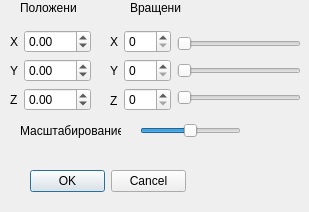
<?xml version="1.0" encoding="UTF-8"?>
<ui version="4.0">
 <class>moveDialog</class>
 <widget class="QDialog" name="moveDialog">
  <property name="geometry">
   <rect>
    <x>0</x>
    <y>0</y>
    <width>309</width>
    <height>212</height>
   </rect>
  </property>
  <property name="windowTitle">
   <string>Положение объекта</string>
  </property>
  <widget class="QDialogButtonBox" name="buttonBox">
   <property name="geometry">
    <rect>
     <x>30</x>
     <y>170</y>
     <width>156</width>
     <height>23</height>
    </rect>
   </property>
   <property name="orientation">
    <enum>Qt::Horizontal</enum>
   </property>
   <property name="standardButtons">
    <set>QDialogButtonBox::Cancel|QDialogButtonBox::Ok</set>
   </property>
  </widget>
  <widget class="QWidget" name="layoutWidget">
   <property name="geometry">
    <rect>
     <x>10</x>
     <y>30</y>
     <width>81</width>
     <height>81</height>
    </rect>
   </property>
   <layout class="QHBoxLayout" name="horizontalLayout_3">
    <item>
     <layout class="QVBoxLayout" name="verticalLayout">
      <item>
       <widget class="QLabel" name="label">
        <property name="text">
         <string>X</string>
        </property>
       </widget>
      </item>
      <item>
       <widget class="QLabel" name="label_2">
        <property name="text">
         <string>Y</string>
        </property>
       </widget>
      </item>
      <item>
       <widget class="QLabel" name="label_3">
        <property name="text">
         <string>Z</string>
        </property>
       </widget>
      </item>
     </layout>
    </item>
    <item>
     <layout class="QVBoxLayout" name="verticalLayout_2">
      <item>
       <widget class="QDoubleSpinBox" name="doubleSpinBox">
        <property name="minimum">
         <double>-200.000000000000000</double>
        </property>
        <property name="maximum">
         <double>200.000000000000000</double>
        </property>
       </widget>
      </item>
      <item>
       <widget class="QDoubleSpinBox" name="doubleSpinBox_2">
        <property name="minimum">
         <double>-200.000000000000000</double>
        </property>
        <property name="value">
         <double>0.000000000000000</double>
        </property>
       </widget>
      </item>
      <item>
       <widget class="QDoubleSpinBox" name="doubleSpinBox_3">
        <property name="minimum">
         <double>-200.000000000000000</double>
        </property>
        <property name="maximum">
         <double>200.000000000000000</double>
        </property>
       </widget>
      </item>
     </layout>
    </item>
   </layout>
  </widget>
  <widget class="QLabel" name="label_8">
   <property name="geometry">
    <rect>
     <x>130</x>
     <y>0</y>
     <width>51</width>
     <height>16</height>
    </rect>
   </property>
   <property name="text">
    <string>Вращение</string>
   </property>
  </widget>
  <widget class="QLabel" name="label_4">
   <property name="geometry">
    <rect>
     <x>20</x>
     <y>0</y>
     <width>57</width>
     <height>16</height>
    </rect>
   </property>
   <property name="text">
    <string>Положение</string>
   </property>
  </widget>
  <widget class="QSlider" name="horizontalSlider_4">
   <property name="geometry">
    <rect>
     <x>140</x>
     <y>120</y>
     <width>101</width>
     <height>22</height>
    </rect>
   </property>
   <property name="minimum">
    <number>1</number>
   </property>
   <property name="maximum">
    <number>200</number>
   </property>
   <property name="singleStep">
    <number>1</number>
   </property>
   <property name="value">
    <number>100</number>
   </property>
   <property name="orientation">
    <enum>Qt::Horizontal</enum>
   </property>
  </widget>
  <widget class="QWidget" name="layoutWidget">
   <property name="geometry">
    <rect>
     <x>110</x>
     <y>30</y>
     <width>191</width>
     <height>82</height>
    </rect>
   </property>
   <layout class="QHBoxLayout" name="horizontalLayout">
    <item>
     <layout class="QHBoxLayout" name="horizontalLayout_2">
      <item>
       <layout class="QVBoxLayout" name="verticalLayout_3">
        <item>
         <widget class="QLabel" name="label_5">
          <property name="text">
           <string>X</string>
          </property>
         </widget>
        </item>
        <item>
         <widget class="QLabel" name="label_6">
          <property name="text">
           <string>Y</string>
          </property>
         </widget>
        </item>
        <item>
         <widget class="QLabel" name="label_7">
          <property name="text">
           <string>Z</string>
          </property>
         </widget>
        </item>
       </layout>
      </item>
      <item>
       <layout class="QVBoxLayout" name="verticalLayout_4">
        <item>
         <widget class="QSpinBox" name="spinBox">
          <property name="enabled">
           <bool>true</bool>
          </property>
          <property name="minimumSize">
           <size>
            <width>45</width>
            <height>0</height>
           </size>
          </property>
          <property name="maximum">
           <number>180</number>
          </property>
         </widget>
        </item>
        <item>
         <widget class="QSpinBox" name="spinBox_2">
          <property name="minimumSize">
           <size>
            <width>45</width>
            <height>0</height>
           </size>
          </property>
          <property name="maximum">
           <number>180</number>
          </property>
         </widget>
        </item>
        <item>
         <widget class="QSpinBox" name="spinBox_3">
          <property name="maximum">
           <number>180</number>
          </property>
         </widget>
        </item>
       </layout>
      </item>
     </layout>
    </item>
    <item>
     <layout class="QVBoxLayout" name="verticalLayout_5">
      <item>
       <widget class="QSlider" name="horizontalSlider">
        <property name="maximum">
         <number>180</number>
        </property>
        <property name="orientation">
         <enum>Qt::Horizontal</enum>
        </property>
       </widget>
      </item>
      <item>
       <widget class="QSlider" name="horizontalSlider_2">
        <property name="maximum">
         <number>180</number>
        </property>
        <property name="orientation">
         <enum>Qt::Horizontal</enum>
        </property>
       </widget>
      </item>
      <item>
       <widget class="QSlider" name="horizontalSlider_3">
        <property name="maximum">
         <number>180</number>
        </property>
        <property name="orientation">
         <enum>Qt::Horizontal</enum>
        </property>
       </widget>
      </item>
     </layout>
    </item>
   </layout>
  </widget>
  <widget class="QLabel" name="label_9">
   <property name="geometry">
    <rect>
     <x>20</x>
     <y>120</y>
     <width>101</width>
     <height>21</height>
    </rect>
   </property>
   <property name="text">
    <string>Масштабирование</string>
   </property>
  </widget>
  <widget class="QLabel" name="label_10">
   <property name="geometry">
    <rect>
     <x>260</x>
     <y>120</y>
     <width>41</width>
     <height>16</height>
    </rect>
   </property>
   <property name="text">
    <string/>
   </property>
  </widget>
 </widget>
 <resources/>
 <connections>
  <connection>
   <sender>buttonBox</sender>
   <signal>accepted()</signal>
   <receiver>moveDialog</receiver>
   <slot>accept()</slot>
   <hints>
    <hint type="sourcelabel">
     <x>248</x>
     <y>254</y>
    </hint>
    <hint type="destinationlabel">
     <x>157</x>
     <y>274</y>
    </hint>
   </hints>
  </connection>
  <connection>
   <sender>buttonBox</sender>
   <signal>rejected()</signal>
   <receiver>moveDialog</receiver>
   <slot>reject()</slot>
   <hints>
    <hint type="sourcelabel">
     <x>316</x>
     <y>260</y>
    </hint>
    <hint type="destinationlabel">
     <x>286</x>
     <y>274</y>
    </hint>
   </hints>
  </connection>
 </connections>
</ui>
